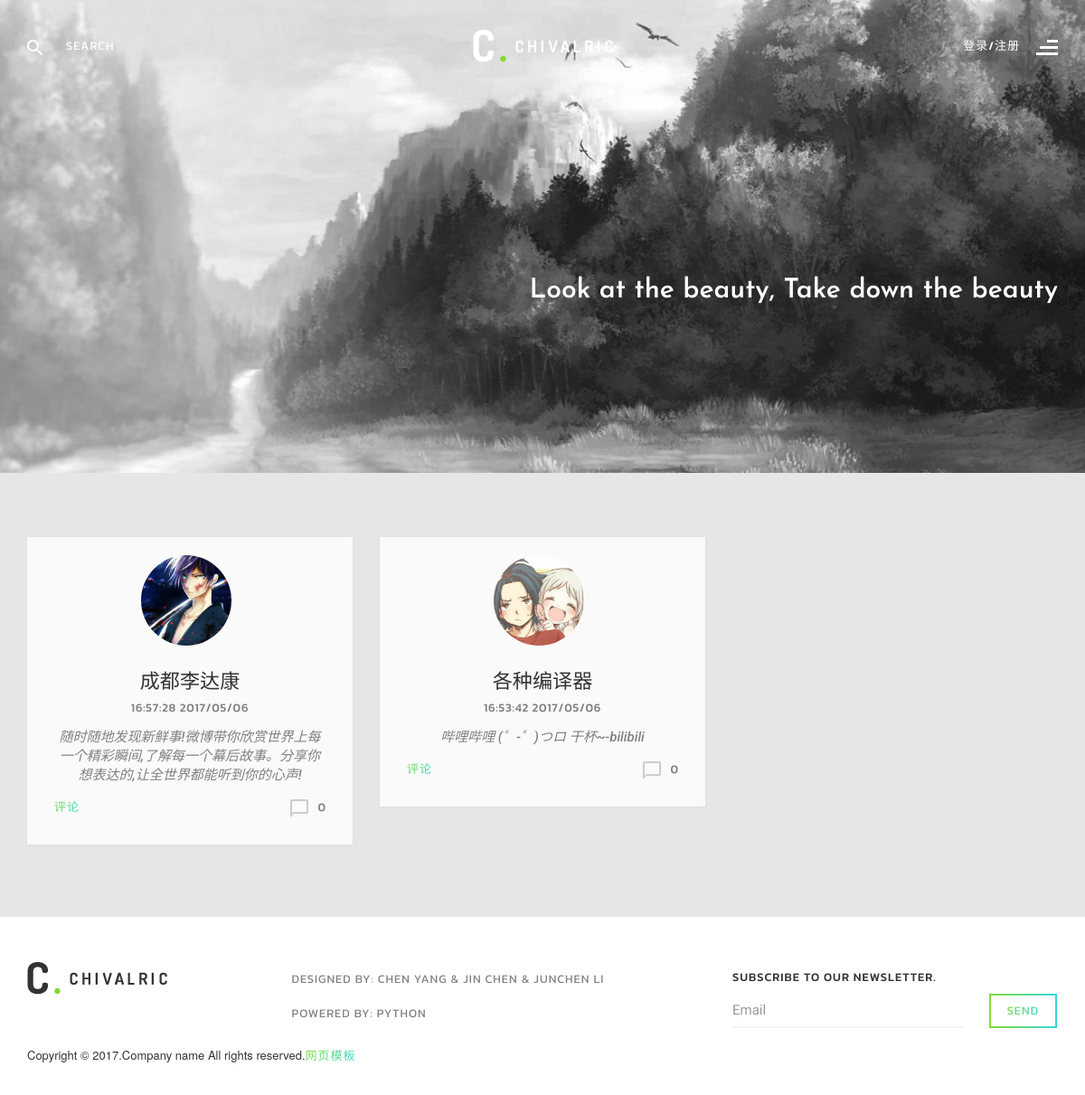
The page / on the database its author committed.
### weibo/models.py (models this page shows, shortened)
class Article(db.Model):
	__tablename__ = 'articles'
	id = db.Column(db.Integer, primary_key=True)
	content = db.Column(db.String(140), nullable=False)
	timestamp = db.Column(db.DateTime, default=datetime.utcnow, index=True)
	user_id = db.Column(db.Integer, db.ForeignKey('users.id'))
	comments = db.relationship('Comment', backref='article')
	comments_number = db.Column(db.Integer, default=0)

class User(UserMixin, db.Model):
	__tablename__ = 'users'
	id = db.Column(db.Integer, primary_key=True)
	email = db.Column(db.String(64), unique=True, index=True)
	username = db.Column(db.String(64), unique=True, index=True)
	password_hash = db.Column(db.String(128))
	image = db.Column(db.String(200), default='username.jpg')
	content = db.Column(db.String(200), default='这个人很懒，什么也没说')
	articles = db.relationship('Article', backref='user')
	comments = db.relationship('Comment', backref='user')
	followers = db.relationship('Follow', foreign_keys=[Follow.followed_id], backref=db.backref('followed', lazy='joined'), lazy='dynamic', cascade='all, delete-orphan')
	followeds = db.relationship('Follow', foreign_keys=[Follow.follower_id], backref=db.backref('follower', lazy='joined'), lazy='dynamic', cascade='all, delete-orphan')
	@property
	def password(self):
		raise AttributeError('password is not a readable attribute')

### weibo/main/views.py (the view, shortened to what this page needs)
@main.route('/', methods=['GET', 'POST'])
def index():
	articles = Article.query.order_by(Article.timestamp.desc()).all()
	form = PublishForm()
	loginform = LoginForm()
	registerform = RegisterForm()
	return render_template('index.html', current_time=datetime.utcnow(), form=form, loginform=loginform, registerform=registerform, articles=articles)

### weibo/main/forms.py
class PublishForm(Form):
	content = TextAreaField('说点什么吧：', validators=[Required(), Length(max=140, message=('微博内容不能超过140字'))])
	submit = SubmitField('发表')

class LoginForm(Form):
	email = StringField('邮箱：', validators=[Required(), Length(1, 64), Email()])
	password = PasswordField('密码：', validators=[Required()])
	remember_me = BooleanField('记住我')
	submit = SubmitField('登录')

### weibo/templates/index.html (shortened to what this page needs)
<!DOCTYPE html>
<html lang="en">
<head>
    <link rel="stylesheet" href="../static/css/bootstrap.min.css">
    <link rel="stylesheet" href="../static/css/font-awesome.min.css">
    <link rel="stylesheet" href="../static/vendors/owl-carousel/assets/owl.carousel.css">
    <link rel="stylesheet" href="../static/vendors/magnific-popup/magnific-popup.css">
    <link href="../static/bootstrap3/css/bootstrap.css" rel="stylesheet" />
    <link href="../static/css/login-register.css" rel="stylesheet" />
    <link rel="stylesheet" href="http://netdna.bootstrapcdn.com/font-awesome/4.0.3/css/font-awesome.css">
    <link href="../static/css/style.css" rel="stylesheet">
    <link href="../static/css/theme/green.css" rel="stylesheet">
    <link rel="stylesheet" href="http://anijs.github.io/lib/anicollection/anicollection.css">
</head>
<body class="home" style="background-color: #E6E6E6">
    <header class="row transparent black header1" data-spy="affix" data-offset-top="0" id="header">
        <div class="container">
            <div class="row top-header">
                <div class="col-sm-4 search-form-col">
                    <form action="#" method="get" class="search-form">
                        <div class="input-group">
                            <span class="input-group-addon"><img src="../static/images/search-icon-white.png" alt=""></span>
                            <input type="search" class="form-control" placeholder="search">
                        </div>
                    </form>
                </div>
                <div class="col-sm-4 logo-col text-center">
                    <a href="/"><img src="../static/images/logo-white-green.png" alt=""></a>
                </div>
                <div class="col-sm-4 menu-trigger-col text-right">
                    <button class="menu-trigger pull-right">
                    {% if current_user.is_authenticated %}
                    <span class="active-page">{{ current_user.username }}</span>
                    {% else %}
                    <span class="active-page">登录/注册</span>
                    {% endif %}
                    <img src="../static/images/menu-align-white.png" alt="" class="icon-burger">
                </button>
                </div>
            </div>
        </div>
    </header>
    <section class="row featured-post-carousel">
        <div class="item post">
            <img src="../static/images/featured-posts/a.jpg" alt="" class="img-responsive main-bg">
            <div class="post-content">
                <div class="container">
                    <div style="float:right;">
                        <h2 class="post-title"><a>Look at the beauty, Take down the beauty</a></h2>
                    </div>
                </div>
            </div>
        </div>
    </section>
<section class="row content-wrap">
    <div class="container">
        <div class="col-sm-1"></div>
        <aside class="col-sm-10">
        </aside>
    </div>
    <div class="container">
        <div class="row" id="post-masonry">
            {% for article in articles %}
            <aside class="col-sm-4 widget-author widget widget-with-posts post" data-anijs="if: mouseover, do: pulse animated">
                <div class="widget-author-inner row">
                    <div class="author-avatar1 row">
                        <a href="/{{ article.user.username }}"><img src="../static/images/touxiang/{{ article.user.image }}" class="img-circle" width="100" height="100"></a>
                    </div>
                    <a href="/{{ article.user.username }}">
                        <h2 class="author-name">{{ article.user.username }}</h2>
                    </a>
                    <h5 class="author-title">{{ moment(article.timestamp).format('HH:mm:ss YYYY/MM/DD') }}</h5>
                    <div>
                        <a href="/content/{{ article.id }}"><p style="text-align: center; width: 100%; word-wrap: break-word;" class="personal-font-p">{{ article.content }}</p></a>
                    </div>
                    <footer class="row">
                        <a href="/content/{{ article.id }}" class="know-more1">评论</a>
                        <div class="response-count"><img src="../static/images/comment-icon-gray.png">{{ article.comments_number }}</div>
                    </footer>
                </div>
            </aside>
            {% endfor %}
            </div>
        </div>
    </section>
    <footer class="row" id="footer">
        <div class="container">
            <div class="row top-footer">
                <div class="widget col-sm-3 widget-about">
                    <div class="row m0">
                        <a href="/"><img src="../static/images/logo-black-green.png" alt=""></a>
                    </div>
                </div>
                <div class="widget col-sm-5 widget-menu">
                    <div class="row">
                        <ul class="nav column-menu white-bg">
                            <li><a>Designed by: Chen Yang & jin chen & junchen li</a></li>
                            <li><a>Powered by: Python</a></li>
                        </ul>
                    </div>
                </div>
                <div class="widget col-sm-4 widget-subscribe">
                    <h5 class="widget-title">subscribe to our newsletter.</h5>
                    <form action="#" method="post" class="form-inline subscribe-form">
                        <div class="form-group">
                            <input type="email" class="form-control" placeholder="Email">
                        </div>
                        <button type="submit" class="btn btn-primary btn-sm"><span>send</span></button>
                    </form>
                </div>
            </div>
            <h5 class="copyright">Copyright &copy; 2017.Company name All rights reserved.<a target="_blank" href="http://sc.chinaz.com/moban/">&#x7F51;&#x9875;&#x6A21;&#x677F;</a></h5>
        </div>
    </footer>
</body>
</html>

### weibo/static/css/theme/green.css (style rules this page uses)
.btn-primary { border-left-color: #81db34; border-right-color: #34d9da; background-image: -webkit-linear-gradient(left, #81db34 0%, #34d9da 100%), -webkit-linear-gradient(left, #81db34 0%, #34d9da 100%); background-image: -moz-linear-gradient(left, #81db34 0%, #34d9da 100%), -moz-linear-gradient(left, #81db34 0%, #34d9da 100%); background-image: -o-linear-gradient(left, #81db34 0%, #34d9da 100%), -o-linear-gradient(left, #81db34 0%, #34d9da 100%); background-image: linear-gradient(to right, #81db34 0%, #34d9da 100%), linear-gradient(to right, #81db34 0%, #34d9da 100%); }
.btn-primary span { background: -webkit-linear-gradient(330deg, #81db34 0%, #34d9da 100%); -webkit-background-clip: text; -webkit-text-fill-color: transparent; color: #34d9da; }
.featured-post-carousel h2 a { color: #fff; }
.copyright a { background: -webkit-linear-gradient(330deg, #81db34 0%, #34d9da 100%); -webkit-background-clip: text; -webkit-text-fill-color: transparent; color: #34d9da; }
.widget-author .know-more1 { background: -webkit-linear-gradient(330deg, #81db34 0%, #34d9da 100%); -webkit-background-clip: text; -webkit-text-fill-color: transparent; color: #34d9da; }

### rows shown on the page
Article: user.image (picture), user.username "成都李达康", timestamp "16:57:28 2017/05/06", content "随时随地发现新鲜事!微博带你欣赏世界上每一个精彩瞬间,了解每一个幕后故事。分享你想表达的,让全世界都能听到你的心声!", comments_number "0"
Article: user.image (picture), user.username "各种编译器", timestamp "16:53:42 2017/05/06", content "哔哩哔哩 (゜-゜)つロ 干杯~-bilibili", comments_number "0"
